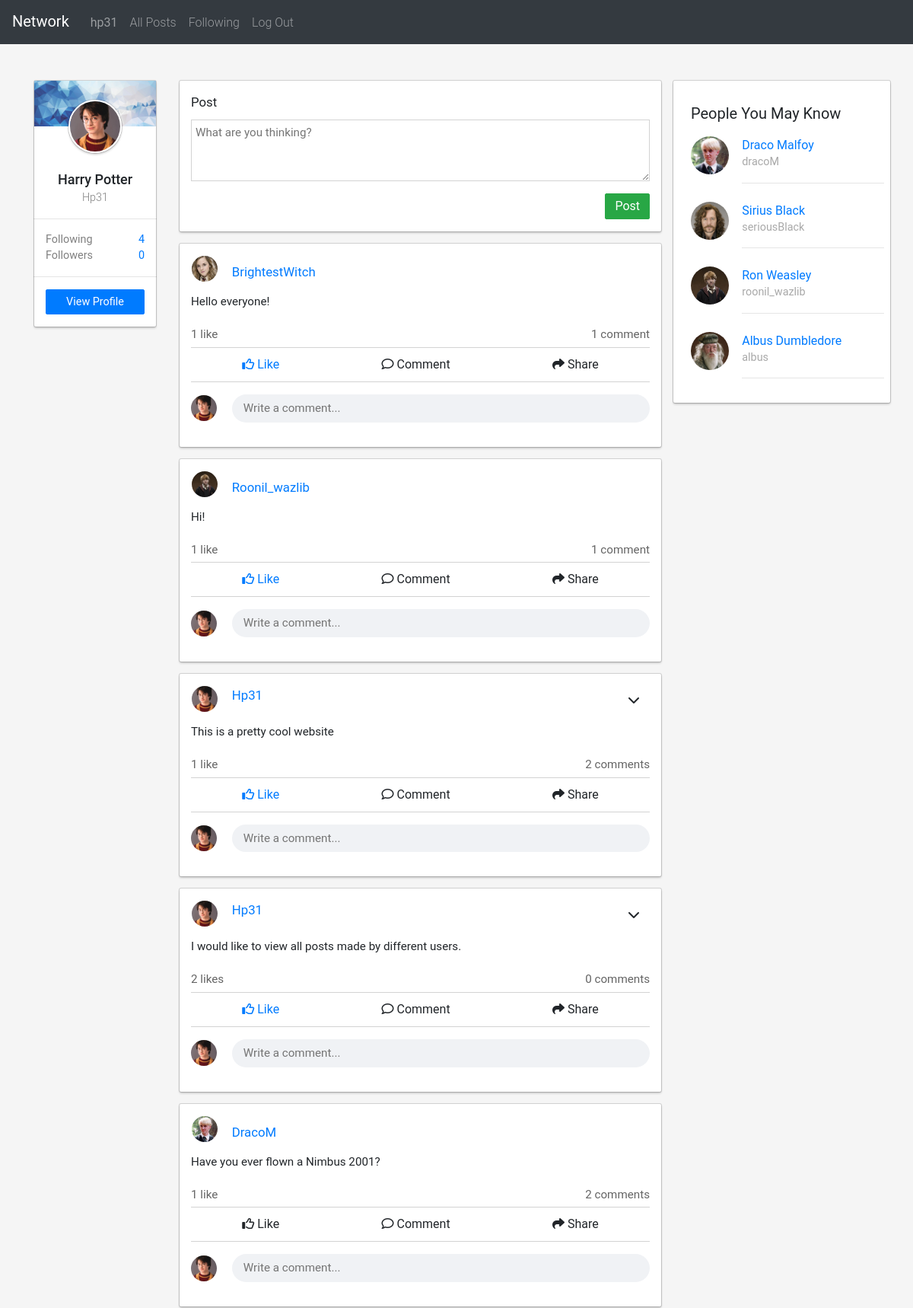
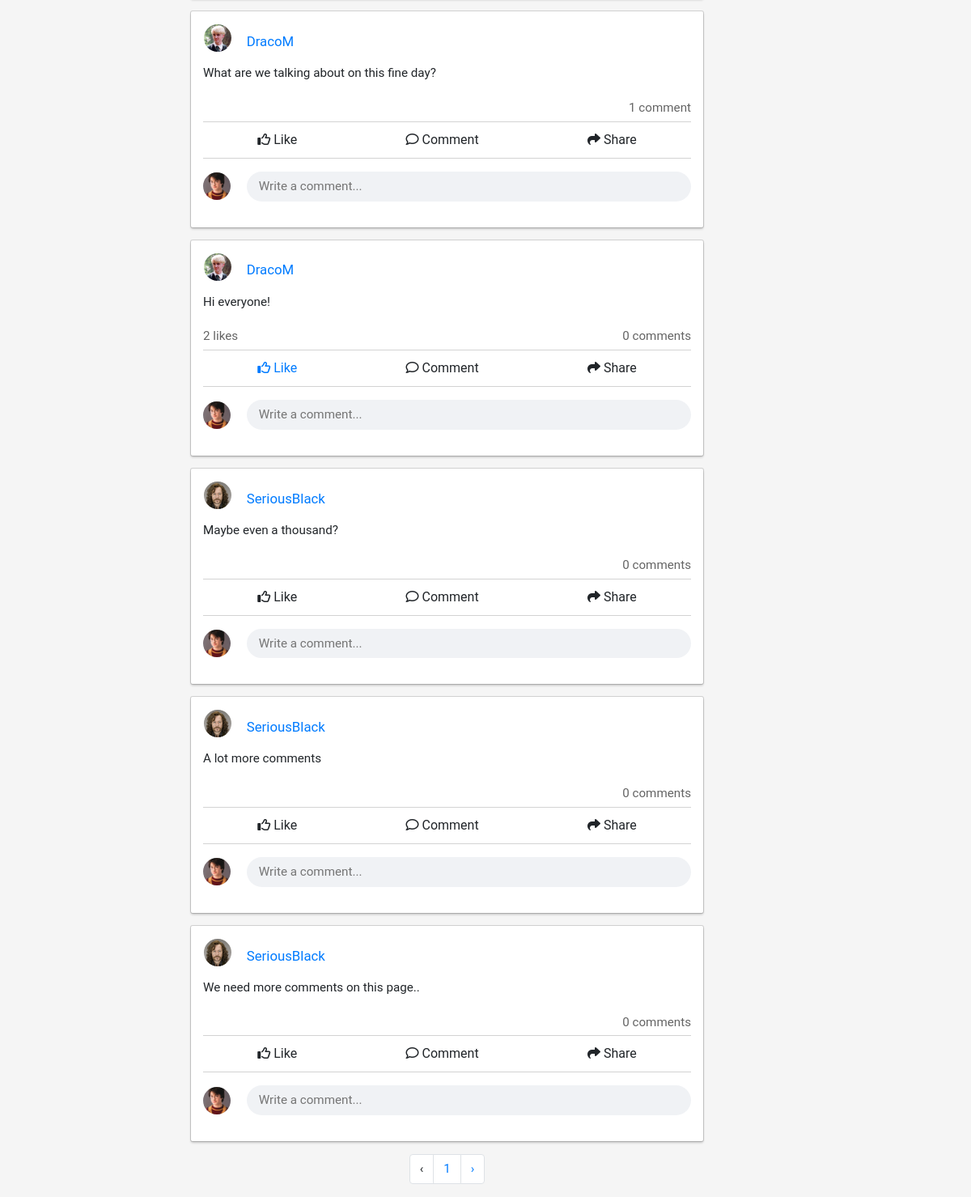
The page / (signed in) on the database its author committed (2 pictures, top to bottom).
### network/models.py (models this page shows, shortened)
class User(AbstractUser):
    followers = models.ManyToManyField('self', blank=True, related_name="followersList", symmetrical=False)
    following = models.ManyToManyField('self', blank=True, related_name="followingList", symmetrical=False)
    profilePic = models.ImageField(upload_to=new_filename, storage=OverwriteStorage(), null=True, blank=True)
    description = models.TextField(null=True, blank=True, default="")
    def __str__(self):
        return f"{self.username}"
    def followerCount(self):
        return len(self.followers.all())
    def followingCount(self):
        return len(self.following.all())

class Post(models.Model):
    user = models.ForeignKey(User, on_delete=models.CASCADE, blank=True, related_name="posts")
    content = models.TextField()
    time = models.DateTimeField(auto_now_add=True)
    likes = models.ManyToManyField(User, blank=True, related_name="postLikes")
    ordering = ['-time']
    def comments(self):
        commentList = Comment.objects.all().filter(post=self)
        return commentList
    def allLikes(self):
        userList = list(self.likes.all())
        for i in range(len(userList)):
            userList[i] = userList[i].username
        return userList

### network/views.py (the view, shortened to what this page needs)
# urls.py: path("", views.index, name="index"),
def index(request):
    user = request.user
    print(user)
    print("GET Request has been called")
    if not user.is_authenticated:
        return HttpResponseRedirect(reverse("login"))
    postsList = Post.objects.order_by("-time").all()
    paginator = Paginator(postsList, 10)
    page_number =  request.GET.get('page')
    page_obj = paginator.get_page(page_number)
    pYouMayKnow = utils.getRandomProfiles(user)
    pAlsoViewed = utils.getRandomProfiles(user)
    return render(request, "network/index.html", {
        "postsList" : postsList,
        "page_obj" : page_obj,
        "pYouMayKnow" : pYouMayKnow,
        "pAlsoViewed" : pAlsoViewed
    })

### network/models.py (called while the page is built)
    def allLikes(self):
        userList = list(self.likes.all())
        for i in range(len(userList)):
            userList[i] = userList[i].username
        return userList

### network/utils.py (called while the page is built)
def getRandomProfiles(user):
    randomProfiles = list(User.objects.all().exclude(id=user.id))
    randomProfiles = random.sample(randomProfiles, k=4)
    return randomProfiles

### network/templates/network/index.html (shortened to what this page needs)
{% extends "network/layout.html" %}
{% load static %}
{% block body %}
<div class="container" id="BodyContainer">
    <div class="row p-0 mt-lg-5 mt-0">
        <div class="col-lg-2 d-none d-lg-block" style="font-size: 0.9rem" id="BodyContainerCol1">
            <div class="d-flex mb-4 pb-3" id="viewProfileTab"
                style="min-height: 50px; background-color: white; border-radius: 2px; box-shadow: rgba(0, 0, 0, 0.15) 0px 0px 0px 1px, rgba(0, 0, 0, 0.2) 0px 2px 3px 0px;">
                <div class="col">
                    <div class="row" style="height: 60px; overflow: hidden;">
                    </div>
                    <div class="d-flex justify-content-center">
                        {% if request.user.profilePic %}
                        <img id="smallProfilePic" src="{{request.user.profilePic.url}}" alt="profile-pic">
                        {% else %}
                        <img id="smallProfilePic" src="{% static 'network/images/defaultAvatar.png' %}"
                            alt="profile-pic">
                        {% endif %}
                    </div>
                    <div class="mb-3 mt-3 text-center">
                        <span style="font-size: 1.125rem; font-weight: 500;">{{request.user.first_name|capfirst}}
                            {{request.user.last_name|capfirst}}</span>
                        <br>
                        <span id="profileUsername"
                            style="color: gray; font-weight: 300">{{request.user.username|capfirst}}</span>
                    </div>
                    <hr class="mx-n3">
                    <div style="color: grey;">
                        <div> Following <span
                                style="float: right; color: #007bff">{{request.user.followingCount}}</span> </div>
                        <div> Followers <span style="float: right; color: #007bff">{{request.user.followerCount}}</span>
                        </div>
                    </div>
                    <hr class="mx-n3">
                    <a href="{% url 'profile' request.user.username %}">
                        <div class="btn btn-primary" id="viewProfileButton">View Profile</div>
                    </a>
                </div>
            </div>
        </div>
        <div class="col-lg-7 px-0 px-md-3" style="font-size: 0.95rem" >
            <div class="d-flex py-3 mb-3 postContainer">
                <div class="col">
                    <span style="font-size: 1.05rem;">Post</span>
                    <form action="" method="post" id="contentForm">
                        <textarea name="content" id="content" rows="3" placeholder="What are you thinking?"></textarea>
                    </form>
                    <button class="btn btn-success" style="float: right" form="contentForm">Post</button>
                </div>
            </div>
            <div id="postsDisplay">
                {% for post in page_obj %}
                <div class="d-flex py-3 my-3 postContainer" id="postContainer-{{post.id}}">
                    <div class="col">
                        <div class="row">
                            <div class="col-1 px-2 px-sm-3">
                                {% if post.user.profilePic %}
                                <img class="postProfilePicSmall" src="{{post.user.profilePic.url}}" alt="profile-pic">
                                {% else %}
                                <img class="postProfilePicSmall" src="{% static 'network/images/defaultAvatar.png' %}"
                                    alt="profile-pic">
                                {% endif %}
                            </div>
                            <div class="col-11 pl-4 pl-sm-3 pl-md-1 pl-lg-3 align-self-end">
                                <span style="font-size: 1.05rem;" id="postUser-{{post.id}}" style="display: inline-block;">
                                    <a href="{% url 'profile' post.user %}"
                                        class="userProfileLink">{{post.user|capfirst}}</a>
                                </span>
                                {% if post.user == request.user %}
                                <div class="dropdown d-inline-flex" style=" float:right">
                                    <button class="btn" type="button" id="dropdownMenuButton" data-toggle="dropdown"
                                        aria-haspopup="true" aria-expanded="false">
                                        <i class="fas fa-chevron-down"></i>
                                    </button>
                                </div>
                                {% endif %}
                            </div>
                        </div>
                        <div class="row">
                            <div class="col">
                                <div class="postContent" id="post-{{post.id}}">{{post.content}}</div>
                            </div>
                        </div>
                        <div class="metaInfoRow d-flex justify-content-between">
                            <div class="numLikes noSelect" data-numLikes="{{post.allLikes|length}}" id="postLikes-{{post.id}}" data-id="{{post.id}}" data-item="post"> {{post.allLikes|length}} {% if post.allLikes|length != 1 %} likes {% else %} like {% endif %} </div>
                            <div class="numComments noSelect" data-numComments="{{post.comments|length}}" id="postComments-{{post.id}}" data-postID="{{post.id}}" data-item="post">{{post.comments|length}} {% if post.comments|length != 1 %} comments {% else %} comment {% endif %}</div>
                        </div>
                        <div class="row postOptionRow " id="optionRow-{{post.id}}">
                            {% if request.user.username in post.allLikes %}
                            <div class="options flex-fill text-center likeButton" data-id="post-{{post.id}}" style="color: #007bff"
                                data-item="post">
                                <i class="far fa-thumbs-up"></i> Like</div>
                            {% else %}
                            <div class="options flex-fill text-center likeButton" data-id="post-{{post.id}}" data-item="post">
                                <i class="far fa-thumbs-up"></i> Like</div>
                            {% endif %}
                            <div class="options flex-fill text-center commentButton" data-id="{{post.id}}" onclick="focusComment(this);"><i class="far fa-comment"></i> Comment</div>
                            <div class="options flex-fill text-center shareButton" data-id="post-{{post.id}}"><i class="fas fa-share"></i> Share</div>
                        </div>
                        <div class="row">
                            <div class="col-sm-1 col-2 align-self-center justify-content-center inputProfilePicContainer">
                                {% if request.user.profilePic %}
                                <img class="postProfilePicSmall" width="30" height="30"
                                    src="{{request.user.profilePic.url}}" alt="profile-pic">
                                {% else %}
                                <img class="postProfilePicSmall"
                                    src="{% static 'network/images/defaultAvatar.png' %}"
                                    alt="profile-pic">
                                {% endif %}
                            </div>
                            <div class="col-sm-11 col-10 my-3 pl-0 pl-sm-3 pl-md-1 pl-lg-3">
                                <input class="comment" data-postID="{{post.id}}" type="text" id="commentInput-{{post.id}}" placeholder="Write a comment...">
                            </div>
                        </div>
                    </div>
                </div>
                {% endfor %}
            </div>
            <nav aria-label="page navigation">
                <ul class="pagination justify-content-center">
                    {% if page_obj.has_previous %}
                    <li class="page-item"><a class="page-link"
                            href="?page={{ page_obj.previous_page_number }}">&#8249;</a></li>
                    {% else %}
                    <li class="page-item"><a class="page-link">&#8249;</a></li>
                    {% endif %}
                    <li class="page-item"><a class="page-link" href="?page={{page_number}}">{{page_obj.number}}</a></li>
                    {% if page_obj.has_next %}
                    <li class="page-item"><a class="page-link" href="?page={{ page_obj.next_page_number }}">&#8250;</a>
                    {% else %}
                    <li class="page-item"><a class="page-link">&#8250;</a>
                    {% endif %}
                    </li>
                </ul>
            </nav>
        </div>
        <div class="col-lg-3">
            <div class="row p-2 mb-4" id="pYouMayKnowTab" style="position: sticky; top: 76px;">
                <div class="col">
                    <div id="pYouMayKnow">People You May Know</div>
                    {% for profile in pYouMayKnow %}
                    <div class="suggestedUsers mb-2">
                        <div class="row">
                            <div class="col-3 col-sm-2 col-lg-3">
                                {% if profile.profilePic %}
                                <img src="{{ profile.profilePic.url }}" alt="profile-pic" class="pYouMayKnowPic">
                                {% else %}
                                <img src="{% static 'network/images/defaultAvatar.png' %}" alt="profile-pic"
                                    class="pYouMayKnowPic">
                                {% endif %}
                            </div>
                            <div class="col-9 col-sm-10 col-lg-9 pr-0">
                                <div><a href="{% url 'profile' profile.username %}"> {{profile.first_name}}
                                        {{profile.last_name}} </a></div>
                                <div style="font-size: 0.9rem; margin-top: -1px; color: darkgrey">{{profile.username}}
                                </div>
                                <hr>
                            </div>
                        </div>
                    </div>
                    {% endfor %}
                </div>
            </div>
        </div>
    </div>
</div>
{% endblock %}

### network/templates/network/layout.html (shortened to what this page needs)
{% load static %}
<!DOCTYPE html>
<html lang="en">
<head>
    <link rel="stylesheet" href="https://stackpath.bootstrapcdn.com/bootstrap/4.4.1/css/bootstrap.min.css"
>
    <link href="{% static 'network/styles.css' %}" rel="stylesheet">
</head>
<body>
    <nav class="navbar navbar-expand-md sticky-top navbar-dark bg-dark d-none d-md-block">
        <a class="navbar-brand" href="{% url 'index' %}">Network</a>
        <div class="d-inline-flex" id="navbarSupportedContent">
            <ul class="navbar-nav mr-auto">
                {% if user.is_authenticated %}
                <li class="nav-item">
                    <a class="nav-link"
                        href="{% url 'profile' user.username %}"><strong id="username">{{ user.username }}</strong></a>
                </li>
                {% endif %}
                <li class="nav-item">
                    <a class="nav-link" href="{% url 'index' %}">All Posts</a>
                </li>
                {% if user.is_authenticated %}
                <li class="nav-item">
                    <a class="nav-link" href="{% url 'following' request.user.username %}">Following</a>
                </li>
                <li class="nav-item">
                    <a class="nav-link" href="{% url 'logout' %}">Log Out</a>
                </li>
                {% endif %}
            </ul>
        </div>
    </nav>
    <div class="body pb-5 pb-md-0">
        {% block body %}
        {% endblock %}
    </div>
</body>
</html>

### network/static/network/styles.css (style rules this page uses)
body { font-family: "Roboto", Arial, Helvetica, sans-serif; background-color: #f5f5f5; }
.postContent { margin: 15px 0px; }
#content { padding: 5px; margin: 10px 0; width: 100%; border-color: lightgrey; }
.options { font-size: 1rem; padding: 5px 10px; margin: 0; }
.postOptionRow { align-items: center; border-top: 1px solid lightgrey; border-bottom: 1px solid lightgrey; padding: 5px 0; margin: 0; }
.metaInfoRow { padding: 5px 0; margin: 0 !important; }
.comment { background-color: #f0f2f5; width: 100%; padding: 7px 15px; border-radius: 50px; border: none !important; }
.numLikes, .numComments { display: inline-flex; color: #646464; }
.numComments { margin-left : auto; }
.postContainer { background-color: white; border-radius: 2px; box-shadow: rgba(0, 0, 0, 0.15) 0px 0px 0px 1px, rgba(0, 0, 0, 0.2) 0px 2px 3px 0px; }
#pYouMayKnowTab, #pAlsoViewedTab { background-color : white; box-shadow: rgba(0, 0, 0, 0.15) 0px 0px 0px 1px, rgba(0, 0, 0, 0.2) 0px 2px 3px 0px; border-radius: 2px; }
#pYouMayKnow, #pAlsoViewed { font-size: 20px; margin: 20px 0 15px; }
.btn { border-radius: 2px; padding-top: 4px; padding-bottom: 4px; }
#viewProfileButton { font-size: 0.9rem; border-radius: 2px; width: 100%; padding: 5px; }
#viewProfileTab { position: sticky; top: 76px; }
.nav-item { font-weight: 300; }
#smallProfilePic { width: 70px; border-radius: 50%; height: 70px; margin-top: -35px; border: 2px solid white; margin-bottom: 5px; box-shadow: rgba(0, 0, 0, 0.15) 0px 0px 0px 1px, rgba(0, 0, 0, 0.2) 0px 2px 3px 0px; object-fit: cover; }
.postProfilePicSmall { width: 2.125rem; height: 2.125rem; object-fit: cover; border-radius: 50%; }
.pAlsoViewedPic, .pYouMayKnowPic { object-fit: cover; width: 3.125rem; height: 3.125rem; border-radius: 50%; margin-right: 10px }
.fa-chevron-down { vertical-align: middle; }
.noSelect { -webkit-touch-callout: none; -webkit-user-select: none; -khtml-user-select: none; -moz-user-select: none; -ms-user-select: none; user-select: none; }

### rows shown on the page
User: username "hp31", user.profilePic (picture), user.first_name "Harry", user.last_name "Potter", user.username "Hp31", user.followingCount "4", user.followerCount "0"
Post: user.profilePic (picture), user "BrightestWitch", content "Hello everyone!", allLikes|length "1", shows "like", comments|length "1"
Post: user.profilePic (picture), user "Roonil_wazlib", content "Hi!", allLikes|length "1", shows "like", comments|length "1"
Post: user.profilePic (picture), user "Hp31", content "This is a pretty cool website", allLikes|length "1", shows "like", comments|length "2"
Post: user.profilePic (picture), user "Hp31", content "I would like to view all posts made by different users.", allLikes|length "2", shows "likes", comments|length "0"
Post: user.profilePic (picture), user "DracoM", content "Have you ever flown a Nimbus 2001?", allLikes|length "1", shows "like", comments|length "2"
Post: user.profilePic (picture), user "DracoM", content "What are we talking about on this fine day?", comments|length "1"
Post: user.profilePic (picture), user "DracoM", content "Hi everyone!", allLikes|length "2", shows "likes", comments|length "0"
Post: user.profilePic (picture), user "SeriousBlack", content "Maybe even a thousand?", comments|length "0"
Post: user.profilePic (picture), user "SeriousBlack", content "A lot more comments", comments|length "0"
Post: user.profilePic (picture), user "SeriousBlack", content "We need more comments on this page..", comments|length "0"
User: profilePic (picture), first_name "Draco", last_name "Malfoy", username "dracoM"
User: profilePic (picture), first_name "Sirius", last_name "Black", username "seriousBlack"
User: profilePic (picture), first_name "Ron", last_name "Weasley", username "roonil_wazlib"
User: profilePic (picture), first_name "Albus", last_name "Dumbledore", username "albus"

### other values the page prints
{{ page_obj.number }} "1"
